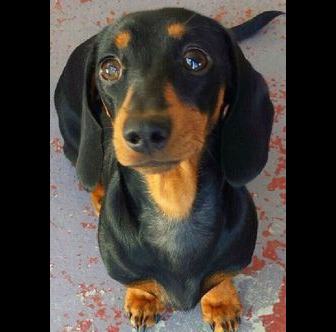
#> input picture IA_Model/imagem_com_bordas.png, 336 x 332 px
$ python -i Lib_Preenchimento.py   (imports and definitions only)
#> lines starting #> are read from the running program, lines starting #| are printed output that depends on the picture
from PIL import Image
import cv2
import os

Target_width=3840
Target_height=2560

def redimensionar_imagem(caminho):

#> called with caminho = 'imagem_com_bordas.png'
        imagem = Image.open(caminho)
#> imagem is the input picture: PIL image 336x332 RGB; mean R, G, B 68.7, 61.5, 55.1

        # Obtém as dimensões atuais da imagem
        largura_atual, altura_atual = imagem.size
#> largura_atual = 336; altura_atual = 332

        if (altura_atual/Target_height)>(largura_atual/Target_width):
            return preenchimento_lateral(imagem,largura_atual,altura_atual)

        elif((altura_atual/Target_height)<(largura_atual/Target_width)):
            return preenchimento_sanduiche(imagem,largura_atual,altura_atual)

        else:
            return expansao((imagem,largura_atual,altura_atual))


def preenchimento_lateral(imagem,largura,altura):

    #Se eu maximizo a altura
    #236w x 332h
    #?w x 2560h
#> called with largura = 336, altura = 332
    imagem_com_bordas = Image.new('RGB', (Target_width, Target_height), 'black')
#> imagem_com_bordas: PIL image 3840x2560 RGB; every value is 0

    nova_largura=(largura*Target_height)/altura
#> nova_largura = 2590.8

    imagem = imagem.resize((int(nova_largura), Target_height), Image.BICUBIC)
#> imagem: PIL image 2590x2560 RGB

    x = (imagem_com_bordas.width - imagem.width) // 2
#> x = 625
    y = 0

    imagem_com_bordas.paste(imagem,(int(x), int(y)) )
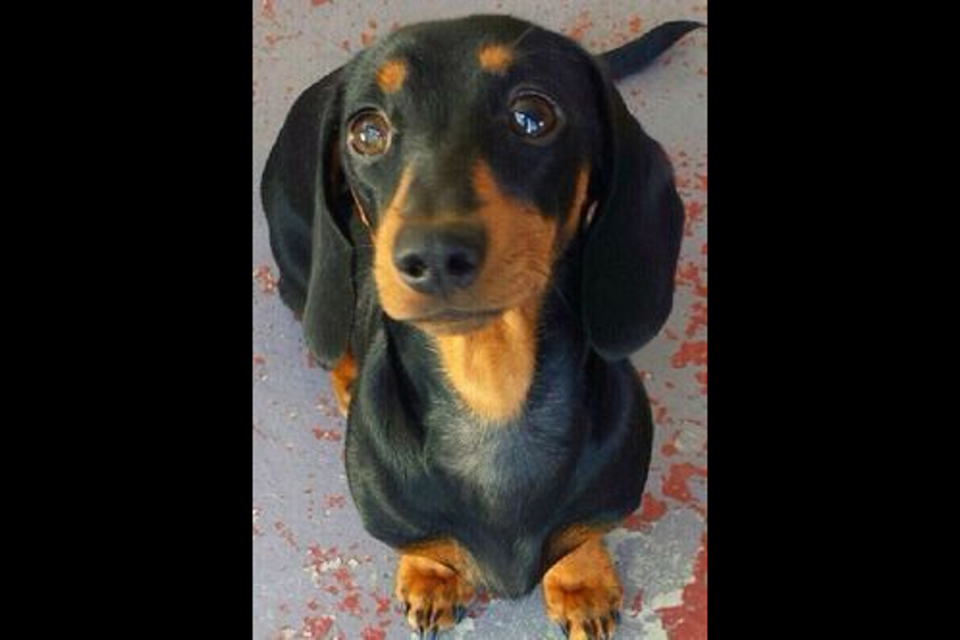
#> imagem_com_bordas: PIL image 3840x2560 RGB (shown at 1/4 size); mean R, G, B 46.3, 41.5, 37.2
    return imagem_com_bordas

def preenchimento_sanduiche(imagem,largura,altura):

    #Se eu maximizo a largura
    #236w x 332h
    #3840w x ?h
    imagem_com_bordas = Image.new('RGB', (Target_width, Target_height), 'black')

    nova_altura=(altura*Target_width)/largura

    imagem = imagem.resize((Target_width, int(nova_altura) ), Image.BICUBIC)

    x=0
    y = (imagem_com_bordas.height - imagem.height) // 2

    imagem_com_bordas.paste(imagem,(int(x), int(y)) )
    return imagem_com_bordas

def expansao(imagem,largura,altura):
    imagem = imagem.resize((Target_height, Target_width ), Image.BICUBIC)
    return imagem


"""
def main():
    os.system('cls' if os.name == 'nt' else 'clear')
    #caminho_imagem="Bcopy.jpeg" #De 236x332 a 3840x2560
    caminho_imagem="IsDog (1.2).webp" #De 984x657 a 3840x2560

    if os.path.exists(caminho_imagem):
        try:
            nova_imagem=redimensionar_imagem(caminho_imagem)
        except Exception as error:
            print(f"Erro ao redimensionar a imagem: {error}")
        # Redimensiona a imagem
        print(f"Resolução depois do preenchimento: {nova_imagem.width}x{nova_imagem.height}")
        nova_imagem.show()

    else:
        print("Caminho da imagem inválido.")

if __name__ == "__main__":
    main()


"""

>>> result = redimensionar_imagem('imagem_com_bordas.png')
